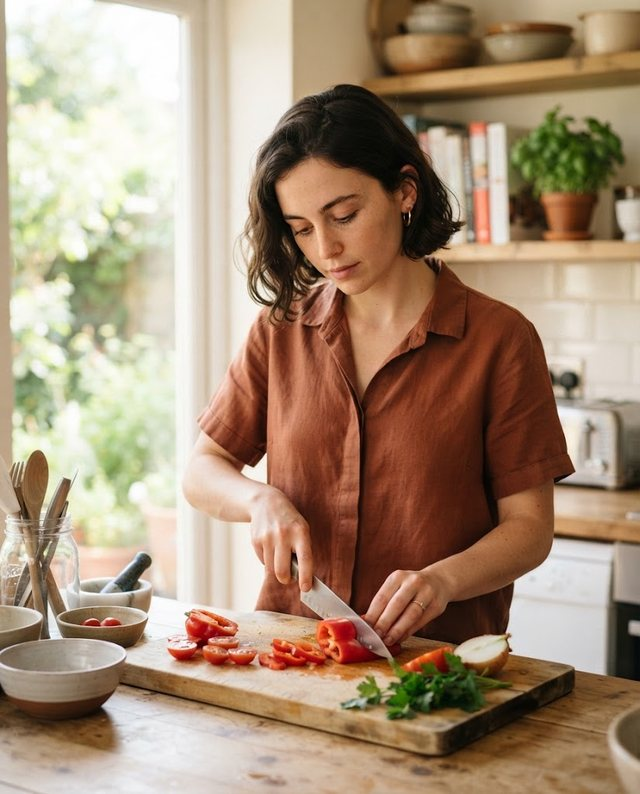
#> input picture data/portraits/library/lib_001.jpg, 640 x 794 px
$ python -i extract_features.py   (imports and definitions only)   (older library calls are emulated)
#> lines starting #> are read from the running program, lines starting #| are printed output that depends on the picture
"""
Descriptive visual features for the portrait library.

DECISION, recorded here and in src/vision/features.ts: this extracts what the PHOTOGRAPH shows,
never a judgement of the person. There is no attractiveness score, no face rating, and nothing
inferred about age, gender, ethnicity, health or any other characteristic of the person.
Ranking people by facial attractiveness is unreliable (raters disagree, models inherit the
biases of their training data) and indefensible (it is special-category biometric profiling
with no lawful basis, and it launders prejudice as a number). The honest alternative is
descriptive features of the image: setting, visible activity, solo or group, apparent photo
type, and a rough technical quality signal. A preference model can legitimately learn from
those, and a person can read and dispute every one of them.

Two sources, both local and free:
  * OpenCV pixel statistics: resolution, brightness, contrast, sharpness, clipped highlights.
  * A local vision-language model (Ollama, gemma3:4b) that is asked ONLY about the scene.
    The prompt does not mention the person's body, face, age, gender or appearance.

The generation spec is NOT shown to the model; it is used afterwards only to measure how often
the extractor agrees with what was asked for (extraction-eval.json).

    python scripts/portraits/extract_features.py
"""
import base64, json, os, time, urllib.request
import cv2
import numpy as np

ROOT = os.path.abspath(os.path.join(os.path.dirname(__file__), "..", ".."))
LIB = os.path.join(ROOT, "data", "portraits", "library")
OLLAMA = os.environ.get("OLLAMA_URL", "http://127.0.0.1:11434")
MODEL = os.environ.get("VISION_MODEL", "gemma3:4b")

SCHEMA = {
    "type": "object",
    "properties": {
        "setting": {"type": "string", "enum": ["indoor", "outdoor", "nature", "urban"]},
        "activity_kind": {"type": "string", "enum": ["food", "craft", "culture", "sport", "outdoors", "social", "everyday", "none"]},
        "people": {"type": "string", "enum": ["solo", "group"]},
        "photo_type": {"type": "string", "enum": ["candid", "posed", "portrait"]},
    },
    "required": ["setting", "activity_kind", "people", "photo_type"],
}

PROMPT = (
    "Classify this photograph. Describe the photograph only: where it was taken and how it was framed. "
    "Do not describe the person.\n"
    "setting: indoor (the subject is inside a room or building: a home, shop, cafe, restaurant, gallery, gym or workshop), "
    "outdoor (outside in a garden, park, sports area or harbour), "
    "nature (wild landscape: mountains, forest, coast, lake, beach), urban (outside in a city: streets, transit stops, "
    "markets, bridges, rooftops, crowds).\n"
    "activity_kind: what the main subject is doing. food (cooking, eating, shopping for food), craft (making or building "
    "something with hands), culture (reading, music, art, galleries, records), sport (exercise, climbing, tennis, surfing), "
    "outdoors (walking, hiking, gardening, boats, camping, standing in a landscape), social (a party, dinner with others, "
    "dancing, drinks), everyday (commuting, working at a desk, walking in a street), none (use this whenever the subject "
    "is simply looking at the camera in a close head-and-shoulders frame).\n"
    "people: solo if exactly one person is in the frame, group if two or more people are visible.\n"
    "photo_type: candid (the subject is mid-activity and not looking at the camera), posed (the subject looks at the camera "
    "and smiles, framed wider than a close-up so the scene is visible), portrait (a close head-and-shoulders frame with a relaxed or "
    "neutral expression).\n"
    "Answer with JSON only."
)


def pixel_stats(path: str) -> dict:
#> called with path = '../../data/portraits/library/lib_001.jpg'
    img = cv2.imread(path)
#> img is the input picture: shape (794, 640, 3); mean B, G, R 119.7, 142.9, 166.6
    h, w = img.shape[:2]
#> h = 794; w = 640
    g = cv2.cvtColor(img, cv2.COLOR_BGR2GRAY)
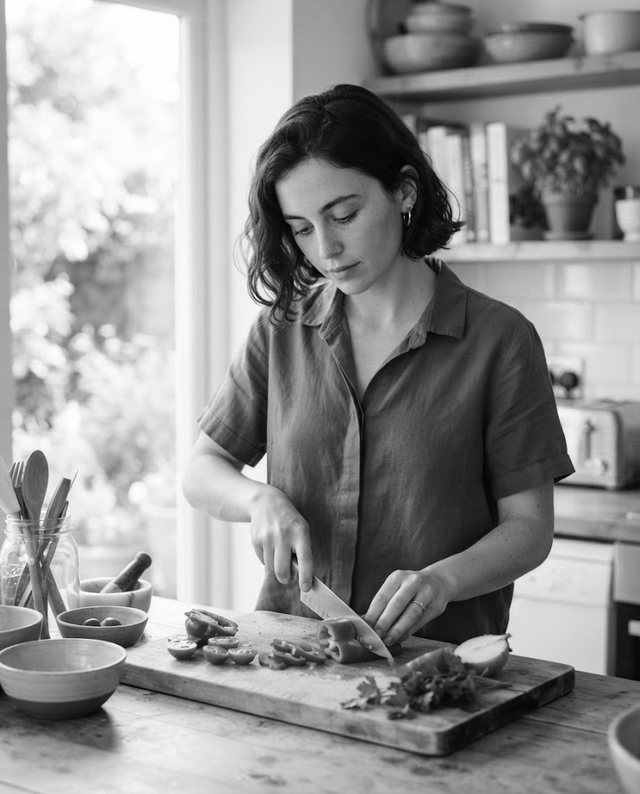
#> g: shape (794, 640); min 1, max 255, mean 147.4
    # Sharpness at a fixed 512px width so it is comparable across sizes.
    g512 = cv2.resize(g, (512, round(h * 512 / w)), interpolation=cv2.INTER_AREA)
    lap = cv2.Laplacian(g512, cv2.CV_64F).var()
#> lap = 224.1
    gf = g.astype(np.float64) / 255.0
    return {
        "width": int(w), "height": int(h), "megapixels": round(w * h / 1e6, 3),
        "brightness": round(float(gf.mean()), 4),
        "contrast": round(float(gf.std()), 4),
        "sharpness": round(float(lap), 2),
        "clippedHighlights": round(float((gf > 0.97).mean()), 4),
        "underexposed": round(float((gf < 0.08).mean()), 4),
    }


def ask(path: str) -> dict:
    with open(path, "rb") as f:
        b64 = base64.b64encode(f.read()).decode()
    body = {"model": MODEL, "stream": False, "format": SCHEMA, "options": {"temperature": 0},
            "messages": [{"role": "user", "content": PROMPT, "images": [b64]}]}
    req = urllib.request.Request(f"{OLLAMA}/api/chat", data=json.dumps(body).encode(), headers={"Content-Type": "application/json"})
    with urllib.request.urlopen(req, timeout=900) as r:
        return json.loads(json.loads(r.read())["message"]["content"])


def main():
    manifest = json.load(open(os.path.join(LIB, "manifest.json")))
    gen_dir = os.path.join(ROOT, "data", "portraits", "generations", manifest["generation"])
    out, hits = [], {"setting": [0, 0], "activityKind": [0, 0], "people": [0, 0], "photoType": [0, 0]}
    confusion = {k: {} for k in hits}
    for e in manifest["entries"]:
        t0 = time.time()
        raw = os.path.join(gen_dir, e["id"] + ".png")
        stats = pixel_stats(raw if os.path.exists(raw) else os.path.join(LIB, e["file"]))
        vlm = ask(os.path.join(LIB, e["file"]))
        feat = {"id": e["id"], "setting": vlm["setting"], "activityKind": vlm["activity_kind"], "people": vlm["people"],
                "photoType": vlm["photo_type"], "pixels": stats}
        out.append(feat)
        s = e["spec"]
        truth = {"setting": s["setting"], "activityKind": s["activityKind"], "people": s["people"], "photoType": s["photoType"]}
        for k in hits:
            hits[k][1] += 1
            hits[k][0] += int(feat[k] == truth[k])
            key = f"{truth[k]} -> {feat[k]}"
            confusion[k][key] = confusion[k].get(key, 0) + 1
        print(f"{e['id']} {feat['setting']}/{feat['activityKind']}/{feat['people']}/{feat['photoType']} ({time.time() - t0:.0f}s)", flush=True)
    with open(os.path.join(LIB, "features.json"), "w") as f:
        json.dump({"extractor": {"pixels": "opencv", "scene": MODEL, "temperature": 0}, "features": out}, f, indent=1)
    ev = {
        "extractor": MODEL, "n": len(out),
        "agreementWithGenerationSpec": {k: {"agree": a, "of": n, "rate": round(a / n, 3)} for k, (a, n) in hits.items()},
        "confusion": confusion,
        "note": "The spec is what the generator was ASKED to draw. The image generator can drift from its prompt, so disagreement is not purely extractor error. The extractor prompt was revised once after a first pass over these same 60 portraits (definitions of indoor versus urban, and of none and portrait, were clarified); that first pass is kept in extraction-eval.pass1.json, and the agreement rates here are therefore mildly optimistic.",
    }
    with open(os.path.join(LIB, "extraction-eval.json"), "w") as f:
        json.dump(ev, f, indent=1)
    print(json.dumps(ev["agreementWithGenerationSpec"], indent=1))


# [2 lines not run here, left out]

>>> result = pixel_stats('../../data/portraits/library/lib_001.jpg')
#> result = {'width': 640, 'height': 794, 'megapixels': 0.508, 'brightness': 0.578, 'contrast': 0.281, 'sharpness': 224.1, 'clippedHighlights': 0.0348, 'underexposed': 0.0289}

$ run again, on data/portraits/library/lib_002.jpg
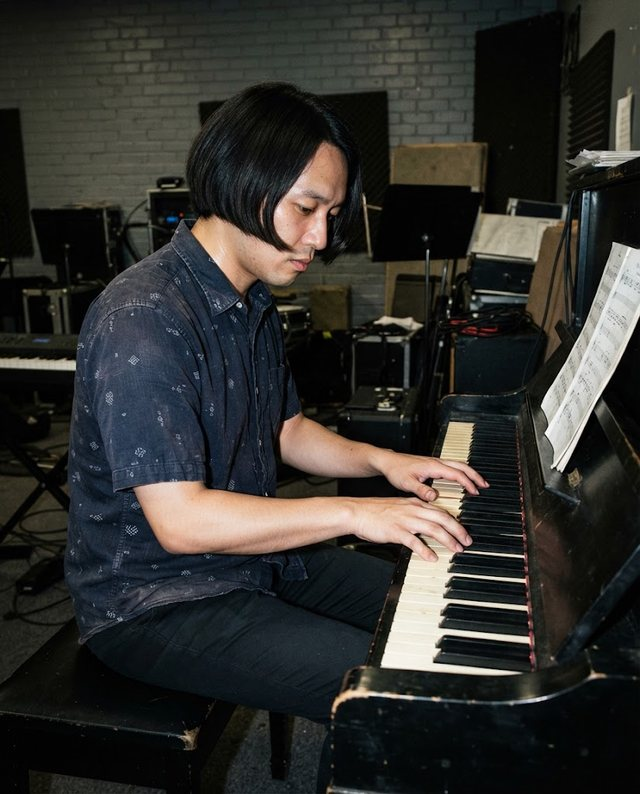
#> input picture data/portraits/library/lib_002.jpg, 640 x 794 px
#> in pixel_stats, img is the input picture: shape (794, 640, 3); mean B, G, R 45.3, 48.5, 49
#> in pixel_stats, `g = cv2.cvtColor(img, cv2.COLOR_BGR2GRAY)`:
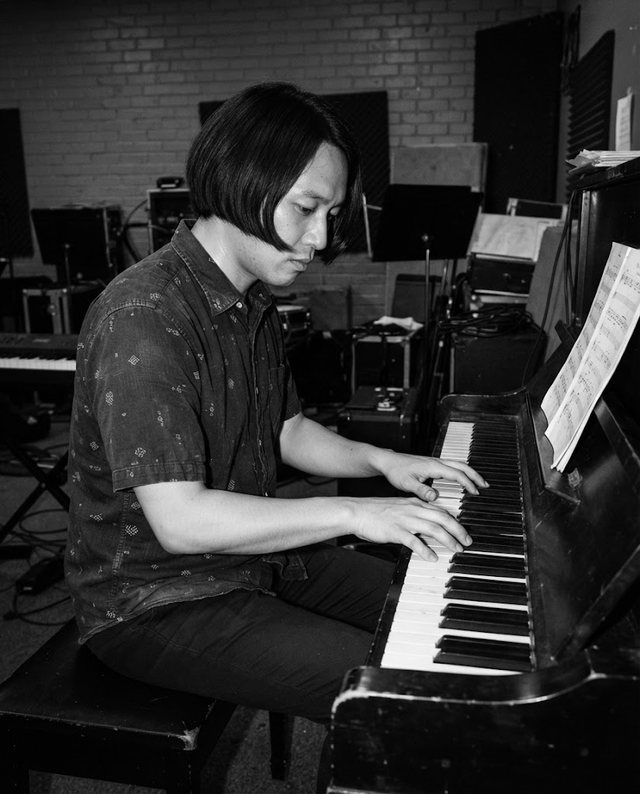
#> g: shape (794, 640); min 0, max 255, mean 48.3
#> lap = 395
#> result = {'width': 640, 'height': 794, 'megapixels': 0.508, 'brightness': 0.189, 'contrast': 0.217, 'sharpness': 395, 'clippedHighlights': 0.0001, 'underexposed': 0.403}

$ run again, on data/portraits/library/lib_003.jpg
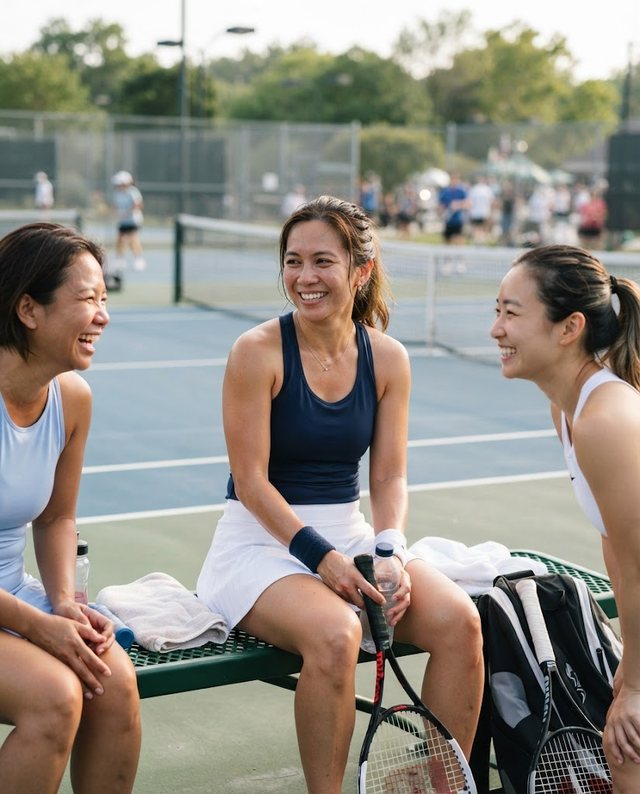
#> input picture data/portraits/library/lib_003.jpg, 640 x 794 px
#> in pixel_stats, img is the input picture: shape (794, 640, 3); mean B, G, R 130.8, 139.9, 145.3
#> in pixel_stats, `g = cv2.cvtColor(img, cv2.COLOR_BGR2GRAY)`:
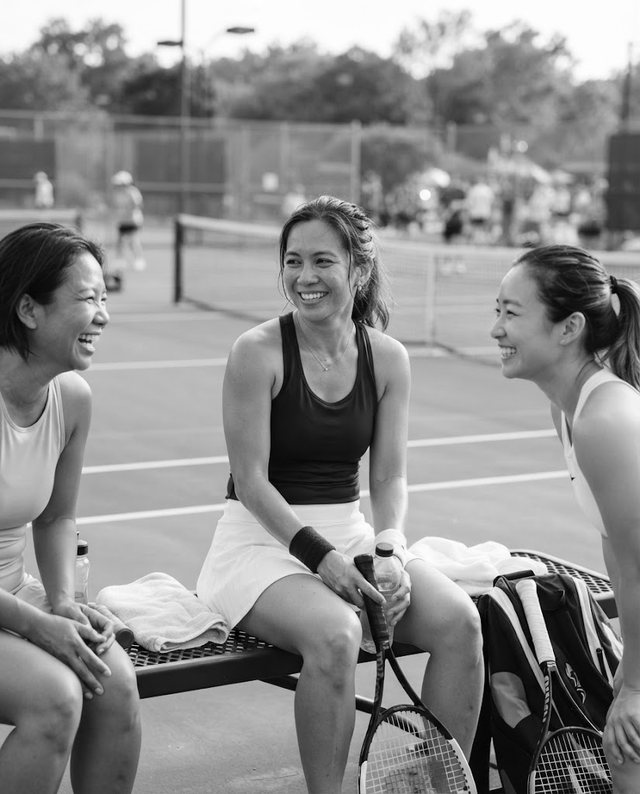
#> g: shape (794, 640); min 0, max 255, mean 140.5
#> lap = 489.5
#> result = {'width': 640, 'height': 794, 'megapixels': 0.508, 'brightness': 0.551, 'contrast': 0.244, 'sharpness': 489.5, 'clippedHighlights': 0.045, 'underexposed': 0.046}

$ run again, on data/portraits/library/lib_004.jpg
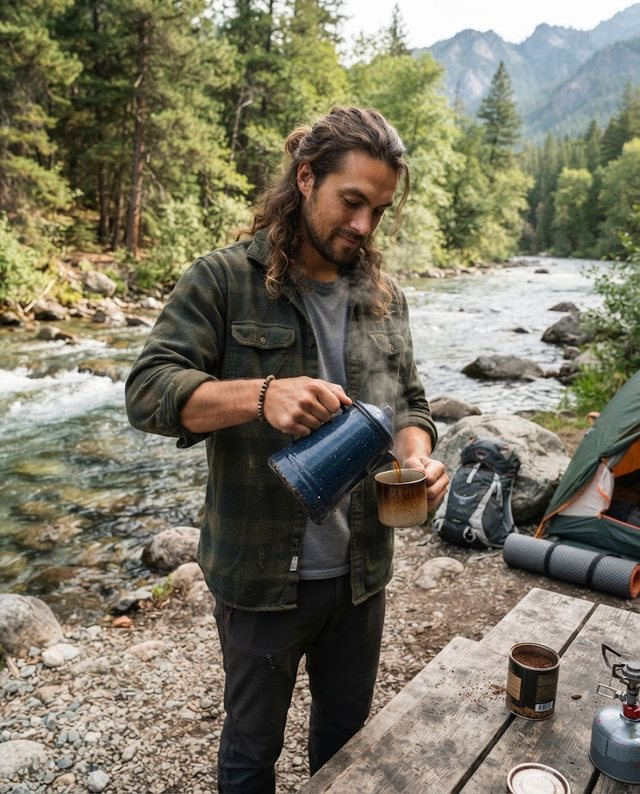
#> input picture data/portraits/library/lib_004.jpg, 640 x 794 px
#> in pixel_stats, img is the input picture: shape (794, 640, 3); mean B, G, R 101, 118.4, 123.2
#> in pixel_stats, `g = cv2.cvtColor(img, cv2.COLOR_BGR2GRAY)`:
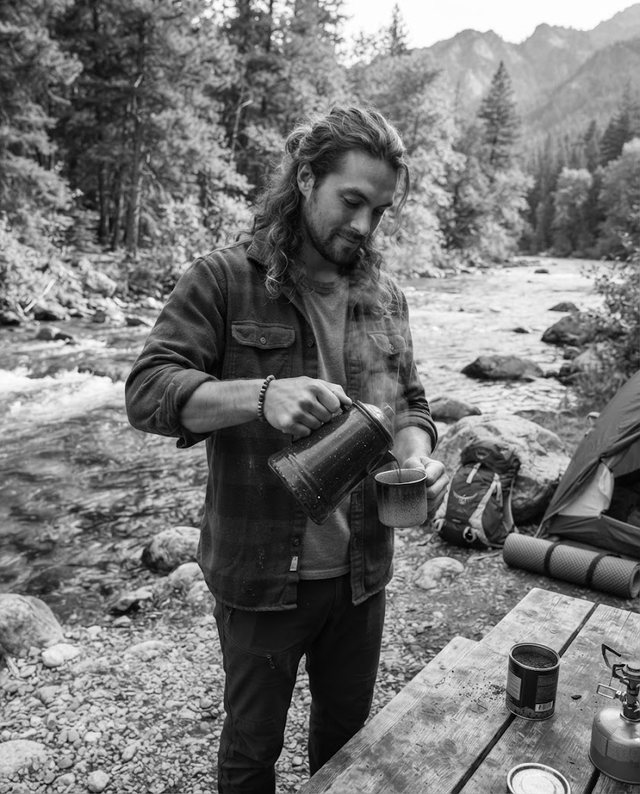
#> g: shape (794, 640); min 0, max 255, mean 117.9
#> lap = 795
#> result = {'width': 640, 'height': 794, 'megapixels': 0.508, 'brightness': 0.462, 'contrast': 0.25, 'sharpness': 795, 'clippedHighlights': 0.0172, 'underexposed': 0.0564}
